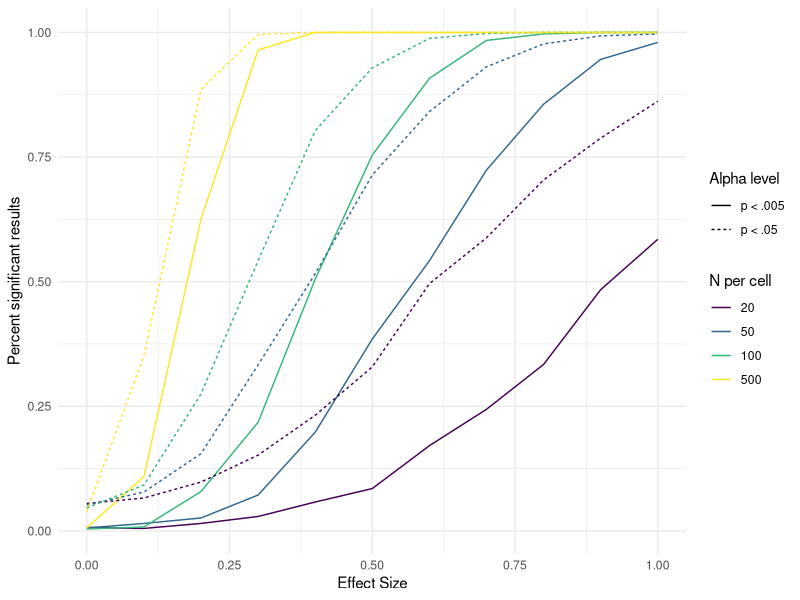

Write R code to recreate this figure.
## ---- chunk 1
library(data.table)
library(dplyr)
library(ggplot2)
library(tidyr)
library(viridis)

 sim.es <- function(n, es) {
    g1 <- rnorm(n, es, 1)
    g2 <- rnorm(n, 0, 1)
    c('p'=t.test(g1, g2, paired=FALSE)$p.value, 'n'=n, 'es'=es)
 }
params <- expand.grid(list('n'=c(20, 50, 100, 500), 'es'=seq(0, 1, .1)))
simulation_results <- rbindlist(mapply(function(n, es) 
  as.data.frame(t(replicate(1000, sim.es(n, es)))), 
                             n=params$n, es=params$es, SIMPLIFY=FALSE))

sim_graph <- ggplot(data=simulation_results %>% 
                      group_by(n, es) %>% 
                      summarize(sig_results_new=sum(p < .005)/1000,
                                sig_results_old=sum(p < .05)/1000) %>%
                      gather(group, sig_pct, sig_results_old, sig_results_new)) +
  geom_line(aes(x=es, y=sig_pct, lty=group, color=as.factor(n))) +
  scale_color_viridis(discrete=TRUE) +
  scale_linetype_discrete(labels=c('p < .005', 'p < .05')) +
  labs(color='N per cell', lty='Alpha level') +
  xlab('Effect Size') +
  ylab('Percent significant results') +
  theme_minimal()
sim_graph
